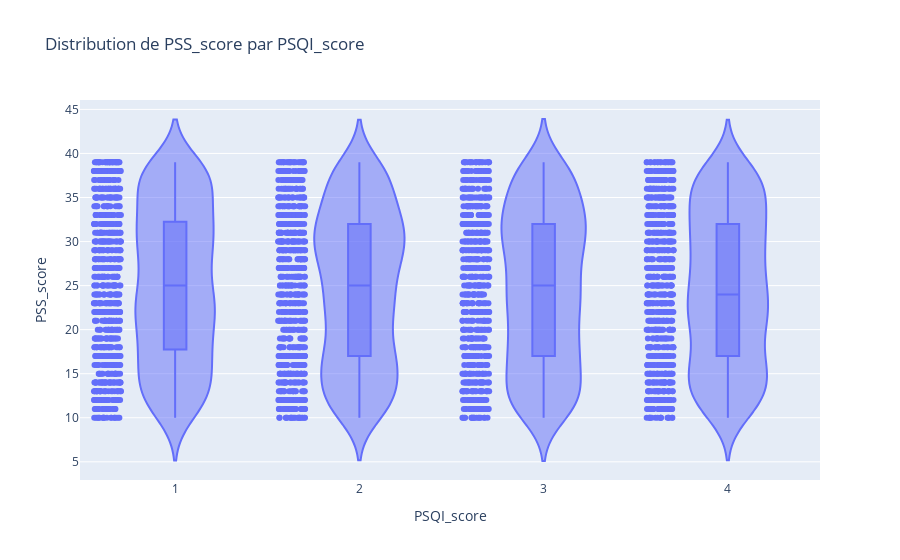

This figure's notebook cell:
### Markdown cell above
##### Violin plot

### Code cell
for var in variables_discretes:
    fig = px.violin(dfs_stress_ps.to_pandas(), y="PSS_score", x=var, 
                    box=True, points="all", title=f"Distribution de PSS_score par {var}",
                    labels={"PSS_score": "PSS_score", var: var})
    fig.show()

### Figure 1 — Plotly figure (JSON) as saved in the notebook; plotly's stock layout.template omitted (floating-point values rounded to 4 significant figures; data arrays with more than 128 entries replaced by an {"elided": "..."} marker saying what was removed)
{"data": [{"alignmentgroup": "True", "box": {"visible": true}, "hovertemplate": "PSQI_score=%{x}<br>PSS_score=%{y}<extra></extra>", "legendgroup": "", "marker": {"color": "#636efa"}, "name": "", "offsetgroup": "", "orientation": "v", "points": "all", "scalegroup": "True", "showlegend": false, "type": "violin", "x": {"elided": "3000 int values"}, "x0": " ", "xaxis": "x", "y": {"elided": "3000 int values"}, "y0": " ", "yaxis": "y"}], "layout": {"legend": {"tracegroupgap": 0}, "title": {"text": "Distribution de PSS_score par PSQI_score"}, "violinmode": "group", "xaxis": {"anchor": "y", "domain": [0, 1], "title": {"text": "PSQI_score"}}, "yaxis": {"anchor": "x", "domain": [0, 1], "title": {"text": "PSS_score"}}}}
